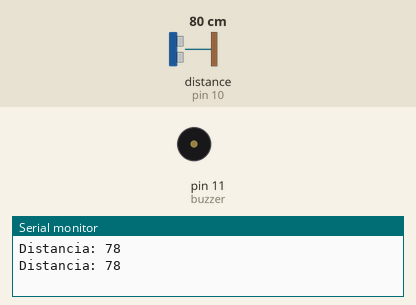
Bench run of a sketch on a simulated Arduino Uno, built with avr-gcc and run on an emulated ATmega328P. Parts: buzzer (waves = sounding), the last lines printed to the serial monitor. Wiring (inferred from the names in the program): ultrasonic range finder: trigger pin 9; echo pin 10. Inputs (shaded band) come from the test bench; at power-on: distance to the obstacle (sensor on pin 10) 80 cm. The echo pulse lasts 58.3 µs per cm.

Above: at 1.3 s.
1.4 s: distance to the obstacle (sensor on pin 10) set to 23 cm
2.9 s: distance to the obstacle (sensor on pin 10) set to 19 cm
At 3.7 s:
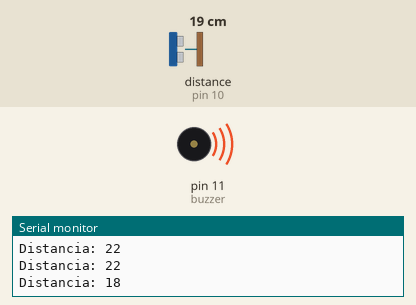
Timing chart, 0 to 5.9 s (numbered marks = the images above; inputs shaded):
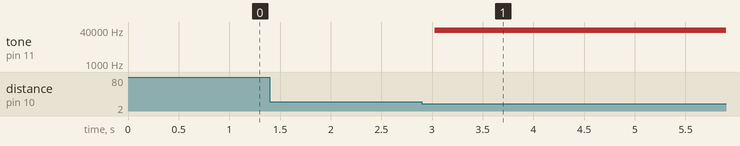

Measured:
- the behaviour switches between 22 and 21 cm on distance to the obstacle (sensor on pin 10) (found by bisection; images 0 and 1)
- after the input at 2.9 s, tone on pin 11 (buzzer): silent → 40000 Hz after 0.12 s

The sketch:

PAP_Sonar.ino
```cpp
// defines pins numbers
const int trigPin = 9;
const int echoPin = 10;
const int buzzer = 11;


// defines variables
long duracao;
int distancia;
int distanciasegura;


void setup() {
pinMode(trigPin, OUTPUT);
pinMode(echoPin, INPUT);
pinMode(buzzer, OUTPUT);
Serial.begin(9600);
}


void loop() {
digitalWrite(trigPin, LOW);
delayMicroseconds(2);

// Sets the trigPin on HIGH state for 10 micro seconds
digitalWrite(trigPin, HIGH);
delayMicroseconds(10);


digitalWrite(trigPin, LOW);

// Reads the echoPin, returns the sound wave travel time in microseconds
duracao = pulseIn(echoPin, HIGH);

// Calculating the distance
distancia= duracao*0.034/2;

distanciasegura = distancia;
if (distanciasegura <= 20){
  digitalWrite(buzzer, HIGH);
 tone(buzzer, 40000);
 delay(500);
}
else{
  digitalWrite(buzzer, LOW);
  noTone(buzzer);
  delay(500);
}

// Prints the distance on the Serial Monitor
Serial.print("Distancia: ");
Serial.println(distancia);
}
```
